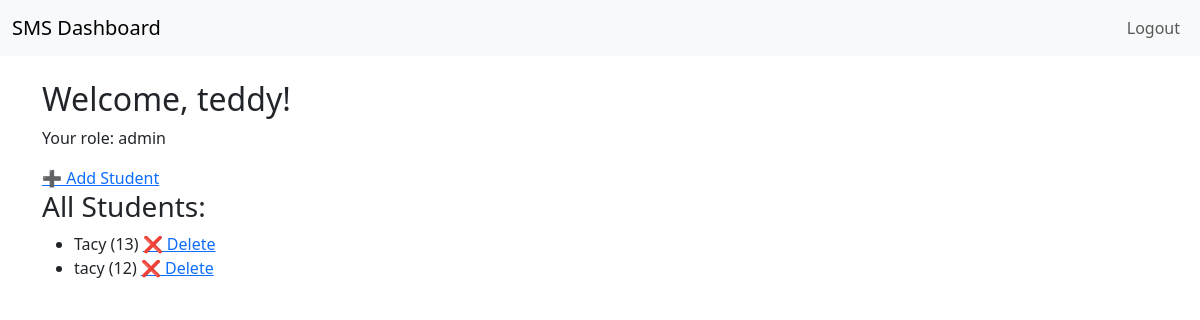
The page /dashboard (signed in) on the database its author committed.
### app.py (models this page shows)
class User(UserMixin, db.Model):
    id = db.Column(db.Integer, primary_key=True)
    email = db.Column(db.String(150), unique=True, nullable=False)
    username = db.Column(db.String(150), nullable=False)
    password = db.Column(db.String(150), nullable=False)
    role = db.Column(db.String(20), nullable=False, default="student")

class Student(db.Model):
    id = db.Column(db.Integer, primary_key=True)
    name = db.Column(db.String(150), nullable=False)
    age = db.Column(db.Integer, nullable=False)
    created_by = db.Column(db.Integer, db.ForeignKey('user.id'))
    course_id = db.Column(db.Integer, db.ForeignKey('course.id'), nullable=True)  # Optional course association

### app.py (the view)
@app.route('/dashboard')
@login_required
def dashboard():
    if current_user.role == "admin":
        students = Student.query.all()
        courses = Course.query.all()
        grades = Grade.query.all()
    elif current_user.role == "teacher":
        students = Student.query.filter_by(created_by=current_user.id).all()
        courses = Course.query.filter_by(created_by=current_user.id).all()
        grades = Grade.query.join(Student).filter(Student.created_by == current_user.id).all()
    else:  # student role
        students = []  # Students can’t view student list
        courses = Course.query.all()  # Allow students to view courses
        grades = Grade.query.filter_by(student_id=current_user.id).all() if hasattr(current_user, 'id') else []
    logging.debug(
        f"Dashboard for user {current_user.id} ({current_user.role}): {len(students)} students, {len(courses)} courses, {len(grades)} grades")
    return render_template("dashboard.html", user=current_user, students=students, courses=courses, grades=grades)

### app.py (called while the page is built)
@login_manager.user_loader
def load_user(user_id):
    return User.query.get(int(user_id))

### templates/dashboard.html (shortened to what this page needs)
{% extends "base.html" %}
{% block content %}
<h2>Welcome, {{ user.username }}!</h2>
<p>Your role: {{ user.role }}</p>
{% if user.role == "admin" %}
    <a href="{{ url_for('add_student') }}">➕ Add Student</a>
    <h3>All Students:</h3>
    <ul>
        {% for student in students %}
            <li>{{ student.name }} ({{ student.age }})
                <a href="{{ url_for('delete_student', student_id=student.id) }}">❌ Delete</a>
            </li>
        {% endfor %}
    </ul>
{% else %}
    <p>You are logged in as a student. You can only view your profile.</p>
{% endif %}
{% endblock %}

### templates/base.html (shortened to what this page needs)
<!DOCTYPE html>
<html lang="en">
<head>
    <link href="https://cdn.jsdelivr.net/npm/bootstrap@5.3.0/dist/css/bootstrap.min.css" rel="stylesheet">
</head>
<body>
    <nav class="navbar navbar-expand-lg navbar-light bg-light">
        <div class="container-fluid">
            <a class="navbar-brand" href="{{ url_for('dashboard') }}">SMS Dashboard</a>
            <div class="collapse navbar-collapse" id="navbarNav">
                <ul class="navbar-nav ms-auto">
                    {% if current_user.is_authenticated %}
                        <li class="nav-item">
                            <a class="nav-link" href="{{ url_for('logout') }}">Logout</a>
                        </li>
                    {% endif %}
                </ul>
            </div>
        </div>
    </nav>
    <div class="container mt-4">
        {% block content %}{% endblock %}
    </div>
</body>
</html>

### rows shown on the page
User: username "teddy", role "admin"
Student: name "Tacy", age "13"
Student: name "tacy", age "12"
